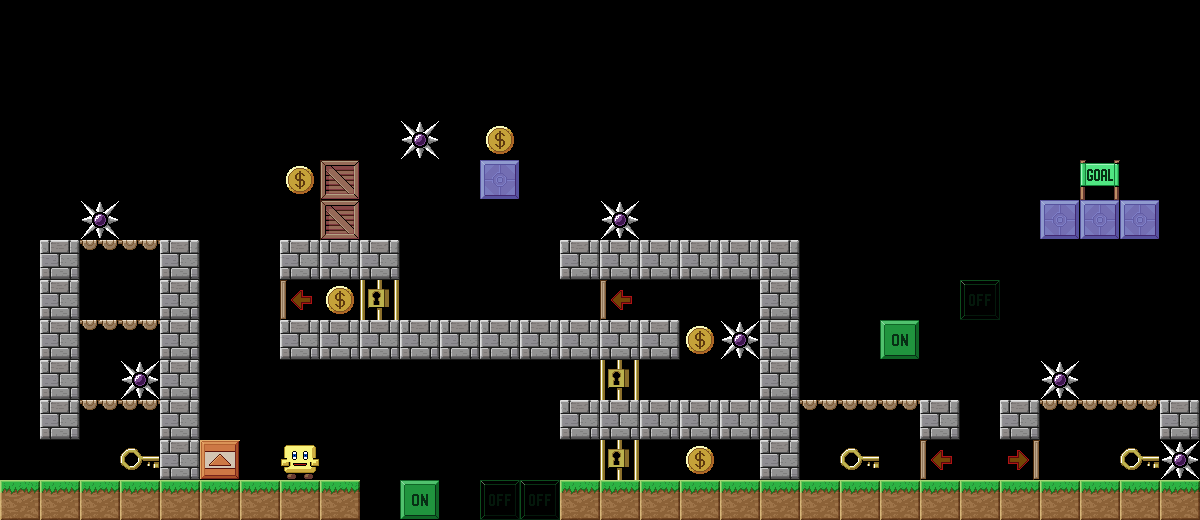

This is a level from a 2D game, rendered from its Tiled map with the project's own tilesets. A one-line summary and the complete map file follow:
An orthogonal 30x13 tile map with 40x40 px tiles, 1 tile layer (Level08).

<map version="1.1" tiledversion="2018.09.12" orientation="orthogonal" renderorder="right-down" width="30" height="13" tilewidth="40" tileheight="40" infinite="0" nextlayerid="18" nextobjectid="1">
 <tileset firstgid="1" source="TileSetLevels.tsx" />
 <layer id="17" name="Level08" width="30" height="13">
  <data encoding="csv">
0,0,0,0,0,0,0,0,0,0,0,0,0,0,0,0,0,0,0,0,0,0,0,0,0,0,0,0,0,0,
0,0,0,0,0,0,0,0,0,0,0,0,0,0,0,0,0,0,0,0,0,0,0,0,0,0,0,0,0,0,
0,0,0,0,0,0,0,0,0,0,0,0,0,0,0,0,0,0,0,0,0,0,0,0,0,0,0,0,0,0,
0,0,0,0,0,0,0,0,0,0,5,0,4,0,0,0,0,0,0,0,0,0,0,0,0,0,0,0,0,0,
0,0,0,0,0,0,0,4,17,0,0,0,16,0,0,0,0,0,0,0,0,0,0,0,0,0,0,3,0,0,
0,0,5,0,0,0,0,0,17,0,0,0,0,0,0,5,0,0,0,0,0,0,0,0,0,0,16,16,16,0,
0,15,18,18,15,0,0,15,15,15,0,0,0,0,15,15,15,15,15,15,0,0,0,0,0,0,0,0,0,0,
0,15,0,0,15,0,0,19,4,10,0,0,0,0,0,19,0,0,0,15,0,0,0,0,7,0,0,0,0,0,
0,15,18,18,15,0,0,15,15,15,15,15,15,15,15,15,15,4,5,15,0,0,11,0,0,0,0,0,0,0,
0,15,0,5,15,0,0,0,0,0,0,0,0,0,0,10,0,0,0,15,0,0,0,0,0,0,5,0,0,0,
0,15,18,18,15,0,0,0,0,0,0,0,0,0,15,15,15,15,15,15,18,18,18,15,0,15,18,18,18,15,
0,0,0,6,15,8,0,2,0,0,0,0,0,0,0,10,0,4,0,15,0,6,0,19,0,20,0,0,6,5,
14,14,14,14,14,14,14,14,14,0,11,0,7,7,14,14,14,14,14,14,14,14,14,14,14,14,14,14,14,14
</data>
 </layer>
</map>
